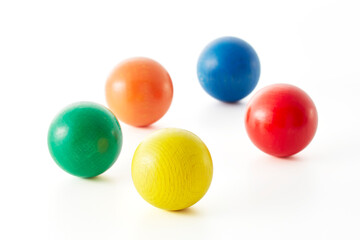
#> input picture spyder projects/data/col_balls.jpg, 360 x 240 px, found by its file name
$ python demo14_image_smoothing.py
#> lines starting #> are read from the running program, lines starting #| are printed output that depends on the picture
# -*- coding: utf-8 -*-
"""
Created on Wed Feb 15 16:35:38 2023

@author: anush
"""

#image smoothing or blurring

#it is used to remove noise from the image
#there are so many filter is use for smoothing the image
#there are Low Pass Filter(LPS) which use to remove Noise from the image

#we discuss about filters:-like,homogenous,blurr,guassian,median,bilateral


import cv2
import numpy as np

img1 =cv2.imread("E:\data\col_balls.jpg",0)
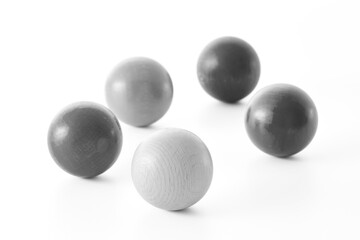
#> img1: shape (240, 360); min 48, max 255, mean 226.1
img1 =cv2.resize(img1,(200,300))
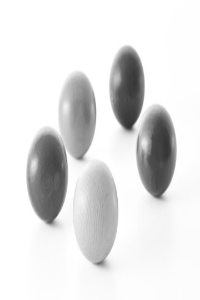
#> img1: shape (300, 200); min 49, max 255, mean 226.1
cv2.imshow("original",img1)

#rows and ccol and div by area(10,10-max(ht,w))
kernel=np.ones((5,5),np.float32)/25
#filter
h_filter = cv2.filter2D(img1,-1,kernel)
cv2.imshow("Homo",h_filter)

#blurr method

blur =cv2.blur(img1,(5,5))
cv2.imshow("blurr",blur)

#guassian methiod
#gau = cv2.GuassianBlur(img1,(5,5),0)#0 is sigma x which is clor based indicator
#cv2.imshow("gau",gau)


#bilateral filter will give the best method to do image smooth


cv2.waitKey(0)
cv2.destroyAllWindows()
